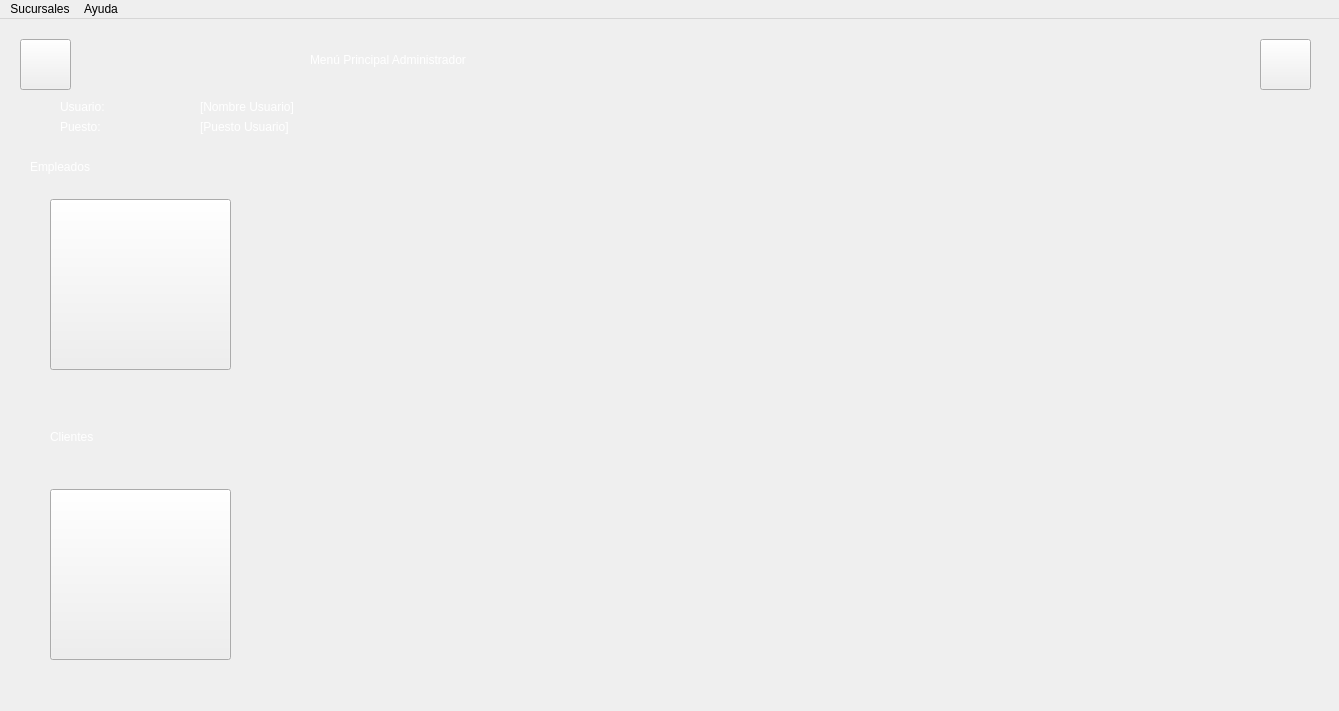
<?xml version="1.0" encoding="UTF-8"?>
<ui version="4.0">
 <class>MainWindow2</class>
 <widget class="QMainWindow" name="MainWindow2">
  <property name="windowModality">
   <enum>Qt::NonModal</enum>
  </property>
  <property name="geometry">
   <rect>
    <x>0</x>
    <y>0</y>
    <width>1339</width>
    <height>711</height>
   </rect>
  </property>
  <property name="sizePolicy">
   <sizepolicy hsizetype="Maximum" vsizetype="Maximum">
    <horstretch>0</horstretch>
    <verstretch>0</verstretch>
   </sizepolicy>
  </property>
  <property name="windowTitle">
   <string>Menu Principal Administrador</string>
  </property>
  <property name="windowIcon">
   <iconset resource="imagenes.qrc">
    <normaloff>:/imagenes/Logo.png</normaloff>:/imagenes/Logo.png</iconset>
  </property>
  <widget class="QWidget" name="centralwidget">
   <widget class="QPushButton" name="SalirpushButton">
    <property name="geometry">
     <rect>
      <x>1260</x>
      <y>20</y>
      <width>51</width>
      <height>51</height>
     </rect>
    </property>
    <property name="styleSheet">
     <string notr="true">border-image: url(:/imagenes/exit.png);</string>
    </property>
    <property name="text">
     <string/>
    </property>
   </widget>
   <widget class="QPushButton" name="HomepushButton">
    <property name="enabled">
     <bool>true</bool>
    </property>
    <property name="geometry">
     <rect>
      <x>20</x>
      <y>20</y>
      <width>51</width>
      <height>51</height>
     </rect>
    </property>
    <property name="styleSheet">
     <string notr="true">border-image: url(:/imagenes/login3.png);</string>
    </property>
    <property name="text">
     <string/>
    </property>
   </widget>
   <widget class="QLabel" name="etiqueta">
    <property name="geometry">
     <rect>
      <x>1140</x>
      <y>490</y>
      <width>171</width>
      <height>171</height>
     </rect>
    </property>
    <property name="styleSheet">
     <string notr="true">image: url(:/imagenes/Logo.png);</string>
    </property>
    <property name="text">
     <string/>
    </property>
   </widget>
   <widget class="QLabel" name="etiqueta4">
    <property name="geometry">
     <rect>
      <x>310</x>
      <y>10</y>
      <width>760</width>
      <height>61</height>
     </rect>
    </property>
    <property name="styleSheet">
     <string notr="true">color: rgb(255, 255, 255);
font: 40pt &quot;Arial Rounded MT Bold&quot;;</string>
    </property>
    <property name="text">
     <string>Menú Principal Administrador</string>
    </property>
   </widget>
   <widget class="QLabel" name="Etiqueta0">
    <property name="geometry">
     <rect>
      <x>50</x>
      <y>390</y>
      <width>180</width>
      <height>56</height>
     </rect>
    </property>
    <property name="styleSheet">
     <string notr="true">color: rgb(255, 255, 255);
font: 87 30pt &quot;Arial Black&quot;;</string>
    </property>
    <property name="text">
     <string>Clientes</string>
    </property>
   </widget>
   <widget class="QLabel" name="Etiqueta2">
    <property name="geometry">
     <rect>
      <x>30</x>
      <y>120</y>
      <width>241</width>
      <height>56</height>
     </rect>
    </property>
    <property name="styleSheet">
     <string notr="true">color: rgb(255, 255, 255);
font: 87 30pt &quot;Arial Black&quot;;</string>
    </property>
    <property name="text">
     <string>Empleados</string>
    </property>
   </widget>
   <widget class="QPushButton" name="ClientespushButton">
    <property name="geometry">
     <rect>
      <x>50</x>
      <y>470</y>
      <width>181</width>
      <height>171</height>
     </rect>
    </property>
    <property name="styleSheet">
     <string notr="true">border-image: url(:/imagenes/clientes2.png);</string>
    </property>
    <property name="text">
     <string/>
    </property>
   </widget>
   <widget class="QLabel" name="etiqueta3">
    <property name="enabled">
     <bool>true</bool>
    </property>
    <property name="geometry">
     <rect>
      <x>9</x>
      <y>9</y>
      <width>1321</width>
      <height>671</height>
     </rect>
    </property>
    <property name="styleSheet">
     <string notr="true">border-image: url(:/imagenes/fondoo.jpg);</string>
    </property>
    <property name="text">
     <string/>
    </property>
   </widget>
   <widget class="QPushButton" name="EmpleadospushButton">
    <property name="geometry">
     <rect>
      <x>50</x>
      <y>180</y>
      <width>181</width>
      <height>171</height>
     </rect>
    </property>
    <property name="styleSheet">
     <string notr="true">border-image: url(:/imagenes/empleados.png);</string>
    </property>
    <property name="text">
     <string/>
    </property>
   </widget>
   <widget class="QLabel" name="label">
    <property name="geometry">
     <rect>
      <x>60</x>
      <y>100</y>
      <width>121</width>
      <height>16</height>
     </rect>
    </property>
    <property name="styleSheet">
     <string notr="true">font: 10pt &quot;MS Shell Dlg 2&quot;;
color : white;
</string>
    </property>
    <property name="text">
     <string>Puesto: </string>
    </property>
   </widget>
   <widget class="QLabel" name="label_2">
    <property name="geometry">
     <rect>
      <x>60</x>
      <y>80</y>
      <width>51</width>
      <height>16</height>
     </rect>
    </property>
    <property name="styleSheet">
     <string notr="true">font: 10pt &quot;MS Shell Dlg 2&quot;;
color : white;
</string>
    </property>
    <property name="text">
     <string>Usuario: </string>
    </property>
   </widget>
   <widget class="QLabel" name="Nombre">
    <property name="geometry">
     <rect>
      <x>200</x>
      <y>80</y>
      <width>271</width>
      <height>16</height>
     </rect>
    </property>
    <property name="styleSheet">
     <string notr="true">font: 10pt &quot;MS Shell Dlg 2&quot;;
color : white;
</string>
    </property>
    <property name="text">
     <string>[Nombre Usuario]</string>
    </property>
   </widget>
   <widget class="QLabel" name="Puesto">
    <property name="geometry">
     <rect>
      <x>200</x>
      <y>100</y>
      <width>271</width>
      <height>16</height>
     </rect>
    </property>
    <property name="styleSheet">
     <string notr="true">font: 10pt &quot;MS Shell Dlg 2&quot;;
color : white;
</string>
    </property>
    <property name="text">
     <string>[Puesto Usuario]</string>
    </property>
   </widget>
   <widget class="QPushButton" name="pushButton_3">
    <property name="geometry">
     <rect>
      <x>1140</x>
      <y>290</y>
      <width>181</width>
      <height>181</height>
     </rect>
    </property>
    <property name="styleSheet">
     <string notr="true">background-color: transparent;
border-image: url(:/imagenes/marco.png);
background: none;
border: none;
background-repeat: none;</string>
    </property>
    <property name="text">
     <string/>
    </property>
   </widget>
   <widget class="QLabel" name="label_3">
    <property name="geometry">
     <rect>
      <x>20</x>
      <y>80</y>
      <width>31</width>
      <height>31</height>
     </rect>
    </property>
    <property name="styleSheet">
     <string notr="true">border-image: url(:/imagenes/verde.png);</string>
    </property>
    <property name="text">
     <string/>
    </property>
   </widget>
   <zorder>etiqueta3</zorder>
   <zorder>HomepushButton</zorder>
   <zorder>etiqueta</zorder>
   <zorder>etiqueta4</zorder>
   <zorder>SalirpushButton</zorder>
   <zorder>Etiqueta2</zorder>
   <zorder>ClientespushButton</zorder>
   <zorder>Etiqueta0</zorder>
   <zorder>EmpleadospushButton</zorder>
   <zorder>label</zorder>
   <zorder>label_2</zorder>
   <zorder>Nombre</zorder>
   <zorder>Puesto</zorder>
   <zorder>pushButton_3</zorder>
   <zorder>label_3</zorder>
  </widget>
  <widget class="QMenuBar" name="menuBar">
   <property name="geometry">
    <rect>
     <x>0</x>
     <y>0</y>
     <width>1339</width>
     <height>21</height>
    </rect>
   </property>
   <widget class="QMenu" name="menuSucursales">
    <property name="title">
     <string>Sucursales</string>
    </property>
    <addaction name="actionMostrar"/>
   </widget>
   <widget class="QMenu" name="menuCitas">
    <property name="title">
     <string>Ayuda</string>
    </property>
    <addaction name="actionMostrar_2"/>
   </widget>
   <addaction name="menuSucursales"/>
   <addaction name="menuCitas"/>
  </widget>
  <action name="actionCitas">
   <property name="text">
    <string>Citas</string>
   </property>
  </action>
  <action name="actionMostrar">
   <property name="text">
    <string>Mostrar</string>
   </property>
  </action>
  <action name="actionMostrar_2">
   <property name="text">
    <string>?</string>
   </property>
  </action>
 </widget>
 <resources>
  <include location="imagenes.qrc"/>
 </resources>
 <connections>
  <connection>
   <sender>SalirpushButton</sender>
   <signal>clicked()</signal>
   <receiver>MainWindow2</receiver>
   <slot>close()</slot>
   <hints>
    <hint type="sourcelabel">
     <x>1273</x>
     <y>73</y>
    </hint>
    <hint type="destinationlabel">
     <x>652</x>
     <y>0</y>
    </hint>
   </hints>
  </connection>
 </connections>
</ui>
